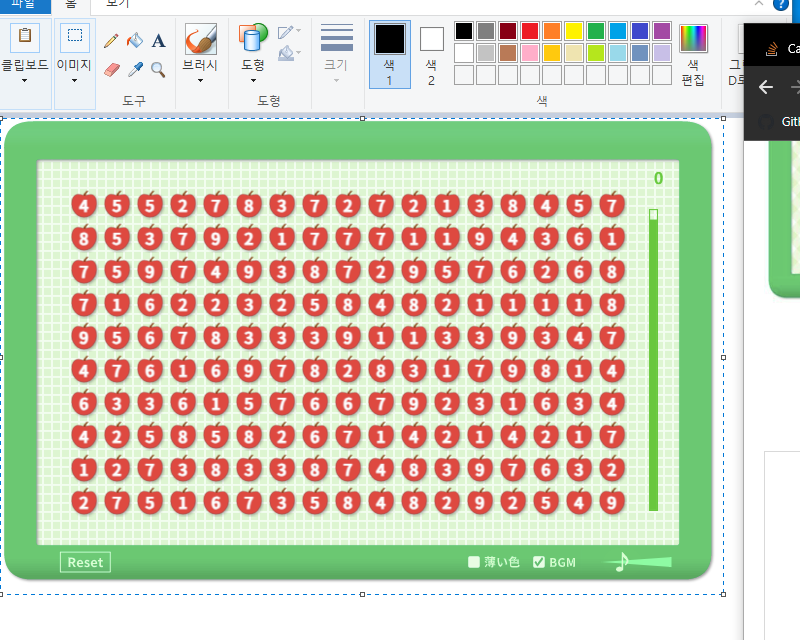
#> input picture test.png, 800 x 640 px
$ python process_frame.py
#> lines starting #> are read from the running program, lines starting #| are printed output that depends on the picture
#> further down, img is the input picture: shape (640, 800, 3); mean B, G, R 185.4, 207.9, 206.5
import cv2

class Process():
    def __init__(self, img):
        self.img = img
        # cv2.imshow("OpenCV/Numpy normal", img)
        # pass
        # print(img)
        # crop image by top left
        top = 190
        left = 70

        # crop image by bottom right
        right = img.shape[1] - 168
#> right = 632
        bot = img.shape[0] - 120
#> bot = 520

        # crop image
        img = img[top:bot, left:right]
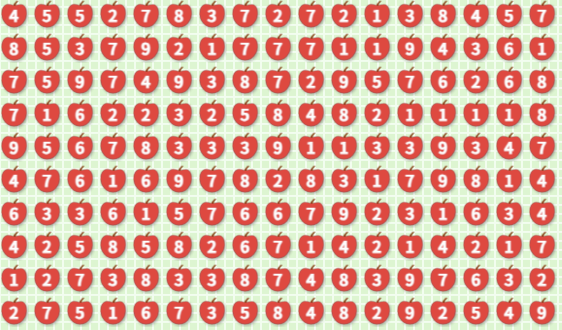
#> img: shape (330, 562, 3); mean of channels 0, 1, 2 159.2, 176.9, 221.5; drawn as B, G, R

        #save
        cv2.imwrite("cropped.png", img)

        # divide by 10 x 17
        width = img.shape[1] // 17
#> width = 33
        height = img.shape[0] // 10
#> height = 33
        for x in range(1, 17):
            for y in range(1, 10):
                # crop image by top left
                top = (y - 1) * height
                left = (x - 1) * width

                # crop image by bottom right
                right = x * width
                bot = y * height

                # crop image
                apples = img[top:bot, left:right]

                #save
                cv2.imwrite("./apples/" + str(x) +'_'+ str(y) + ".png", apples)
#> this loop made 16 passes
#> pass 1, in __init__, `cv2.imwrite("./apples/" + str(x) +'_'+ str(y) + ".png", apples)`:
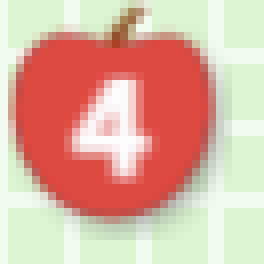
#> saved as 1_1.png: shape (33, 33, 3) (shown 8 times larger); mean B, G, R 158.4, 177, 220.8
#> pass 1, in __init__, `cv2.imwrite("./apples/" + str(x) +'_'+ str(y) + ".png", apples)`:
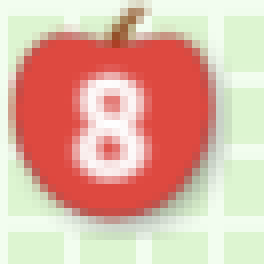
#> saved as 1_2.png: shape (33, 33, 3) (shown 8 times larger); mean B, G, R 162.3, 179.5, 222.3
#> pass 1, in __init__, `cv2.imwrite("./apples/" + str(x) +'_'+ str(y) + ".png", apples)`:
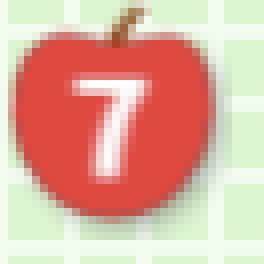
#> saved as 1_3.png: shape (33, 33, 3) (shown 8 times larger); mean B, G, R 157, 174.4, 221.6


if __name__ == "__main__":
    # read test.png
    img = cv2.imread("test.png")
    Process(img)
